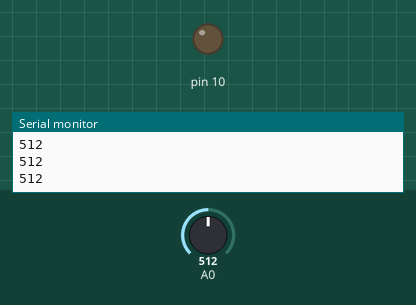
This sketch was run on a simulated Arduino Uno, built with avr-gcc and run on an emulated ATmega328P. Shown: output pins drawn as LEDs (lit = HIGH), the last lines printed to the serial monitor. Inputs (shaded band) come from the test bench; at power-on: A0 = 512.

Above: at 1.2 s.
1.3 s: A0 set to 485
At 2.4 s:
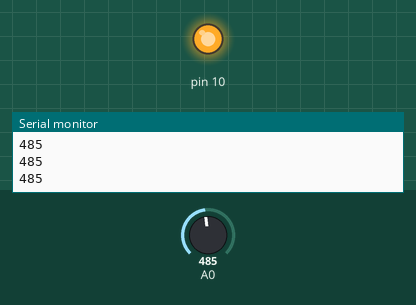
2.8 s: A0 set to 510
At 3.6 s:
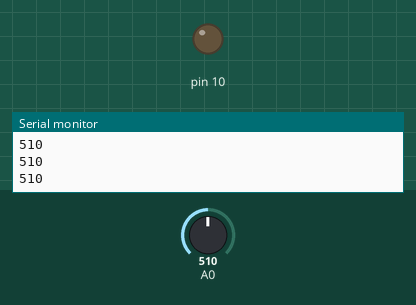
4.3 s: A0 set to 490
At 5.7 s:
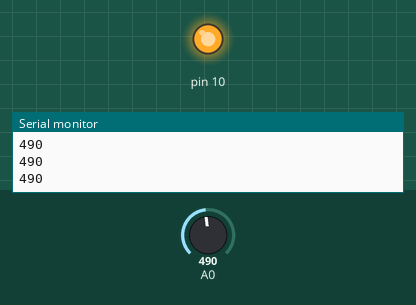
Timing chart, 0 to 7.3 s (numbered marks = the images above; inputs shaded):
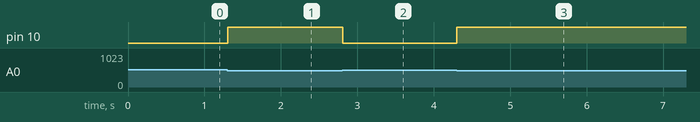

The sketch:

amazing_bruticus_allis1__1_.ino
```cpp
// C++ code
//
int LDR_VAR = 0;

void setup()
{
  pinMode(A0, INPUT);
  Serial.begin(9600);
  pinMode(10, OUTPUT);
}

void loop()
{
  LDR_VAR = analogRead(A0);
  Serial.println(LDR_VAR);
  if (LDR_VAR > 500) {
    digitalWrite(10, LOW);
  } else {
    digitalWrite(10, HIGH);
  }
  delay(10); // Delay a little bit to improve simulation performance
}
```

Measured:
- the behaviour switches between 501 and 500 on A0 (found by bisection; images 0 and 1)
- after the input at 1.3 s, pin 10: LOW → HIGH at once
- after the input at 2.8 s, pin 10: HIGH → LOW at once
- after the input at 4.3 s, pin 10: LOW → HIGH at once
